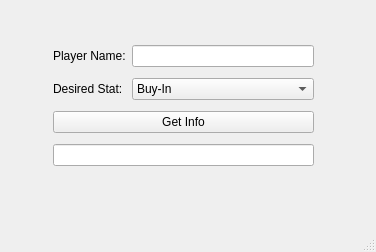
<?xml version="1.0" encoding="UTF-8"?>
<ui version="4.0">
 <class>MainWindow</class>
 <widget class="QMainWindow" name="MainWindow">
  <property name="geometry">
   <rect>
    <x>0</x>
    <y>0</y>
    <width>376</width>
    <height>252</height>
   </rect>
  </property>
  <property name="mouseTracking">
   <bool>false</bool>
  </property>
  <property name="windowTitle">
   <string>MainWindow</string>
  </property>
  <widget class="QWidget" name="centralwidget">
   <widget class="QWidget" name="layoutWidget">
    <property name="geometry">
     <rect>
      <x>53</x>
      <y>40</y>
      <width>261</width>
      <height>131</height>
     </rect>
    </property>
    <layout class="QGridLayout" name="gridLayout">
     <item row="0" column="0">
      <widget class="QLabel" name="label">
       <property name="text">
        <string>Player Name:</string>
       </property>
      </widget>
     </item>
     <item row="0" column="1">
      <widget class="QLineEdit" name="playerName"/>
     </item>
     <item row="1" column="0">
      <widget class="QLabel" name="label_2">
       <property name="text">
        <string>Desired Stat:</string>
       </property>
      </widget>
     </item>
     <item row="2" column="0" colspan="2">
      <widget class="QPushButton" name="infoGet">
       <property name="text">
        <string>Get Info</string>
       </property>
      </widget>
     </item>
     <item row="3" column="0" colspan="2">
      <widget class="QLineEdit" name="txtResult">
       <property name="readOnly">
        <bool>true</bool>
       </property>
      </widget>
     </item>
     <item row="1" column="1">
      <widget class="QComboBox" name="comboBox">
       <item>
        <property name="text">
         <string>Buy-In</string>
        </property>
       </item>
       <item>
        <property name="text">
         <string>Gross Winnings</string>
        </property>
       </item>
       <item>
        <property name="text">
         <string>Tip</string>
        </property>
       </item>
       <item>
        <property name="text">
         <string>Post-tip</string>
        </property>
       </item>
       <item>
        <property name="text">
         <string>Net</string>
        </property>
       </item>
      </widget>
     </item>
    </layout>
   </widget>
  </widget>
  <widget class="QMenuBar" name="menubar">
   <property name="geometry">
    <rect>
     <x>0</x>
     <y>0</y>
     <width>376</width>
     <height>21</height>
    </rect>
   </property>
  </widget>
  <widget class="QStatusBar" name="statusbar"/>
 </widget>
 <resources/>
 <connections/>
</ui>
